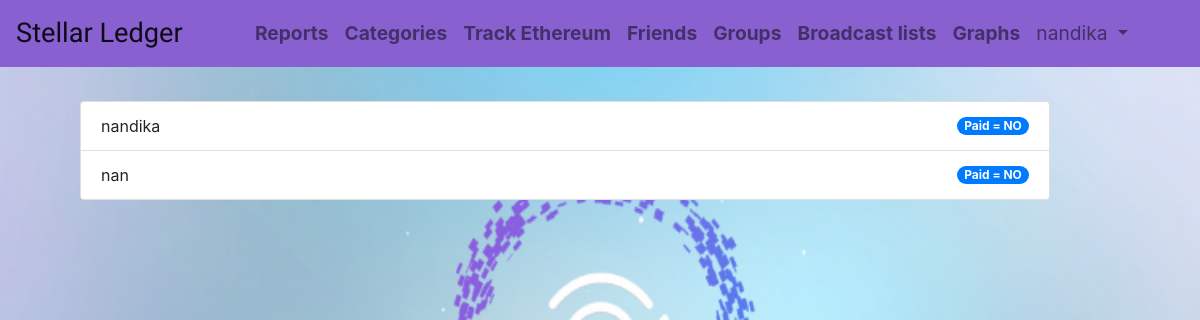
The app's page /friends/viewgroupmem/2/ (signed in), older data.
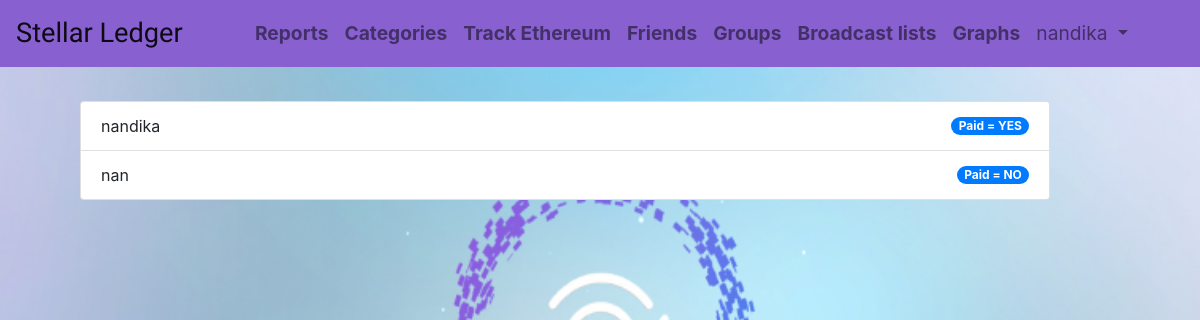
The same page, newer data.
### friends/models.py (models this page shows)
class UserGroup(models.Model):
    Ch = [
        ('YES', 'YES'),
        ('NO', 'NO')
    ]
    user = models.ForeignKey(User, on_delete=models.DO_NOTHING)
    group = models.ForeignKey(Group, on_delete=models.CASCADE)
    paid = models.CharField(max_length=3, choices=Ch, default='NO')

### friends/views.py (called while the page is built)
@verified_email_required
def viewgroupmem(request, id):
    g = Group.objects.get(id=id)
    u = UserGroup.objects.filter(group=g)
    return render(request, 'friends/viewmem.html', {
        'u': u
    })

### templates/friends/viewmem.html
{% extends '../base.html' %}
{% block content %}
{% include '../navbar.html' %}
<br>
<ul class="list-group padding">
    {% for g in u %}
    <li class="list-group-item d-flex justify-content-between align-items-center">
        {{g.user.username}}
    <span class="badge badge-primary badge-pill">Paid = {{ g.paid }}</span>
    </li>
    {% endfor %}
</ul>
<br>
<br>
{% endblock %}

Row changes from the older to the newer data that the page shows:
changed UserGroup "nandika": paid "NO" → "YES"
